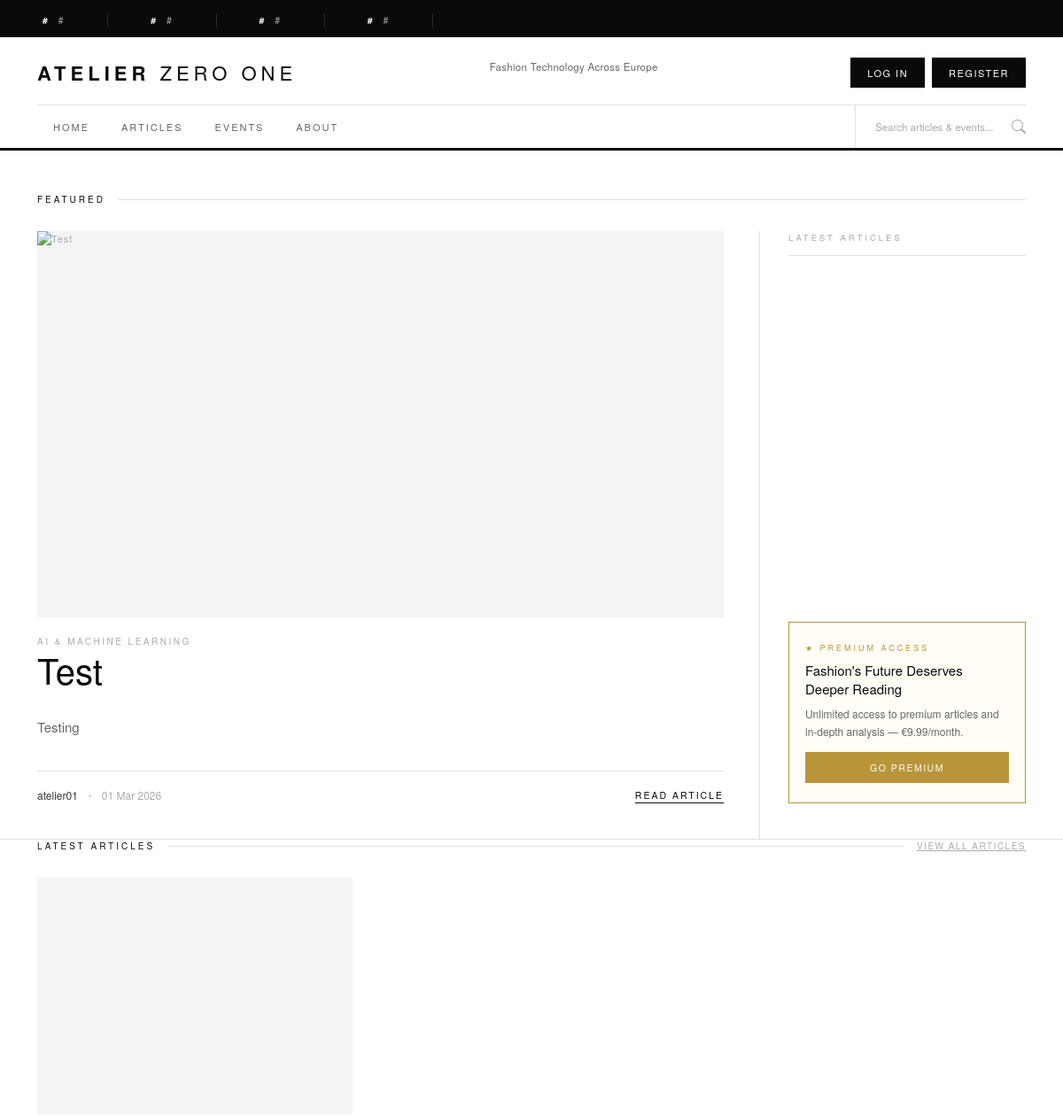
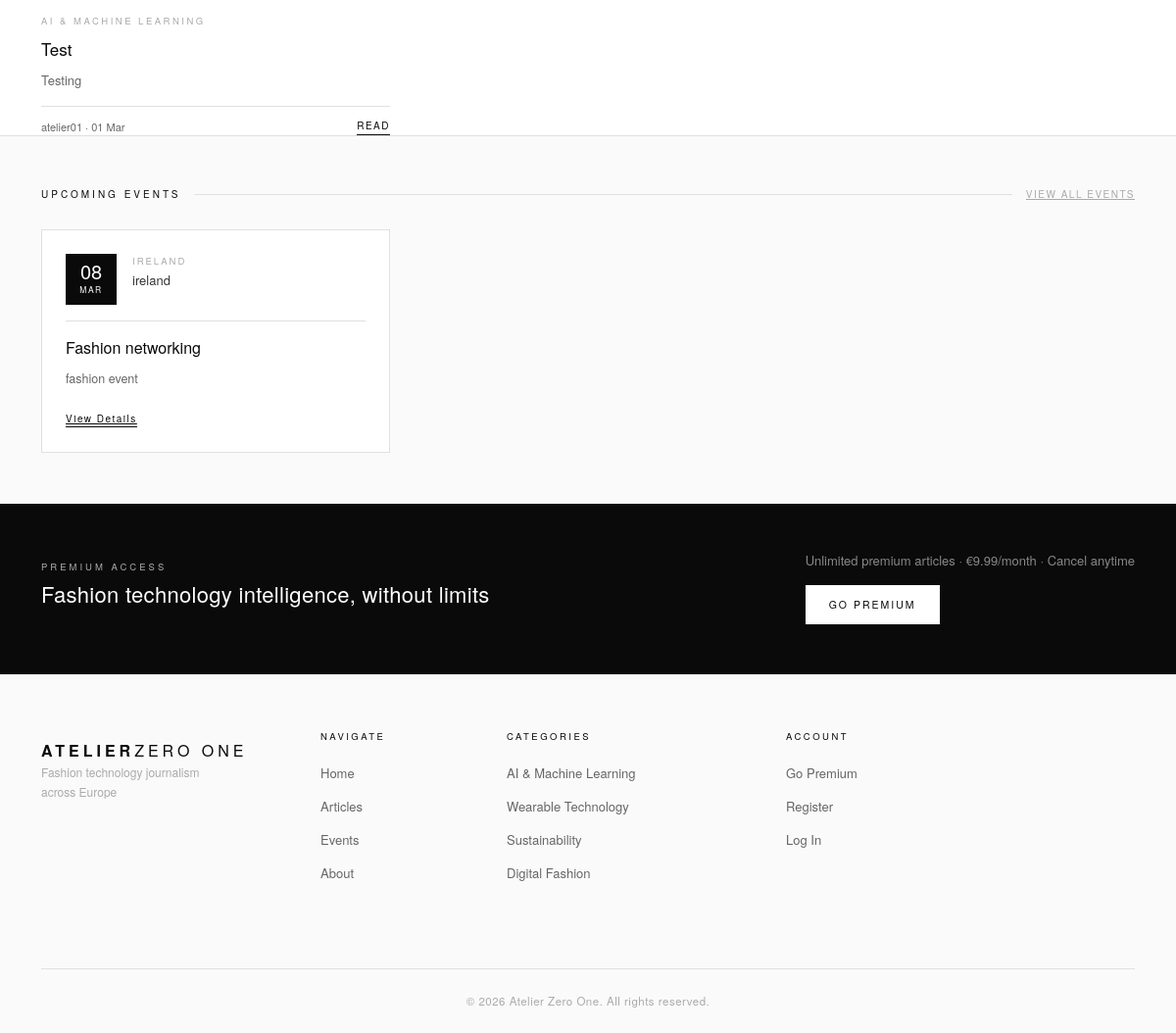
The page / on the database its author committed (2 pictures, top to bottom).
### articles/models.py (models this page shows, shortened)
class Article(models.Model):
    title = models.CharField(max_length=200)
    slug = models.SlugField(unique=True)
    author = models.ForeignKey(
        User, on_delete=models.SET_NULL,
        null=True, blank=True, related_name='articles'
    )
    category = models.ForeignKey(
        Category, on_delete=models.SET_NULL,
        null=True, blank=True, related_name='articles'
    )
    body = models.TextField()
    excerpt = models.TextField(max_length=300, blank=True)
    image = CloudinaryField('image', blank=True, null=True)
    is_premium = models.BooleanField(default=False)
    is_published = models.BooleanField(default=False)
    published_at = models.DateTimeField(null=True, blank=True)
    created_at = models.DateTimeField(auto_now_add=True)
    updated_at = models.DateTimeField(auto_now=True)
    class Meta:
        ordering = ['-published_at']

class Category(models.Model):
    name = models.CharField(max_length=100)
    slug = models.SlugField(unique=True)
    description = models.TextField(blank=True)
    class Meta:
        verbose_name_plural = 'Categories'
        ordering = ['name']
    def __str__(self):
        return self.name

### events/models.py (models this page shows, shortened)
class Event(models.Model):
    title = models.CharField(max_length=200)
    slug = models.SlugField(unique=True)
    description = models.TextField()
    event_date = models.DateTimeField()
    location = models.CharField(max_length=200)
    country = models.CharField(max_length=100)
    website_url = models.URLField(blank=True)
    image = CloudinaryField('image', blank=True, null=True)
    is_published = models.BooleanField(default=False)
    created_at = models.DateTimeField(auto_now_add=True)
    class Meta:
        ordering = ['event_date']

### home/views.py (the view)
# urls.py: path('', views.index, name="home"),
def index(request):
    featured_articles = Article.objects.filter(
        is_published='True').order_by('-created_at')[:4]
    upcoming_events = Event.objects.all().order_by('event_date')[:3]
    context = {
        'featured_articles': featured_articles,
        'upcoming_events': upcoming_events,
    }
    return render(request, 'home/index.html', context)

### home/templates/home/index.html (shortened to what this page needs)
{% extends 'base.html' %}
{% load static %}
{% block extra_css %}
<link rel="stylesheet" href="{% static 'css/home.css' %}">
{% endblock %}
{% block content %}
<section class="hero-section">
    <div class="container">
        <div class="section-label-row">
            <span class="section-label">Featured</span>
            <span class="section-rule"></span>
        </div>
        <div class="hero-grid">
            {% if featured_articles %}
            {% with article=featured_articles.0 %}
            <div class="hero-main">
                {% if article.image %}
                    <img src="{{ article.image.url }}" alt="{{ article.title }}" class="hero-img">
                {% else %}
                    <div class="hero-img">Featured Image</div>
                {% endif %}
                <div>
                    <div class="hero-kicker">{{ article.category }}</div>
                    <h1 class="hero-title">
                        <a href="{% url 'articles:article_detail' article.slug %}">{{ article.title }}</a>
                    </h1>
                </div>
                <p class="hero-excerpt">{{ article.excerpt }}</p>
                <div class="hero-footer">
                    <div class="hero-meta">
                        <span class="author">{{ article.author }}</span>
                        <span class="dot"></span>
                        <span>{{ article.created_at|date:"d M Y" }}</span>
                    </div>
                    <a href="{% url 'articles:article_detail' article.slug %}" class="read-link">Read Article</a>
                </div>
            </div>
            {% endwith %}
            {% endif %}
            <div class="hero-sidebar">
                <div class="sidebar-hd">Latest Articles</div>
                {% if not request.user.is_authenticated %}
                <div class="premium-box">
                    <div class="premium-box-label">★ Premium Access</div>
                    <div class="premium-box-title">Fashion's Future Deserves Deeper Reading</div>
                    <p class="premium-box-text">Unlimited access to premium articles and in-depth analysis — €9.99/month.</p>
                    <a href="{% url 'subscriptions:subscription_page' %}" class="btn-gold">Go Premium</a>
                </div>
                {% endif %}
            </div>
        </div>
    </div>
</section>
<section class="articles-section">
    <div class="container">
        <div class="section-label-row">
            <span class="section-label">Latest Articles</span>
            <span class="section-rule"></span>
            <a href="{% url 'articles:article_list' %}" class="section-more">View All Articles</a>
        </div>
        <div class="row g-4">
            {% for article in featured_articles %}
            <div class="col-md-6 col-lg-4">
                <article class="article-card">
                    <div class="card-img">
                    </div>
                    <div class="card-cat">{{ article.category }}</div>
                    <h2 class="card-title">{{ article.title }}</h2>
                    <p class="card-excerpt">{{ article.excerpt }}</p>
                    <div class="card-footer-row">
                        <div class="card-meta"><span>{{ article.author }}</span> · {{ article.created_at|date:"d M" }}</div>
                        <a href="{% url 'articles:article_detail' article.slug %}" class="card-link">Read</a>
                    </div>
                </article>
            </div>
            {% empty %}
            <p>No articles yet.</p>
            {% endfor %}
        </div>
    </div>
</section>
<section class="events-section">
    <div class="container">
        <div class="section-label-row">
            <span class="section-label">Upcoming Events</span>
            <span class="section-rule"></span>
            <a href="{% url 'events:event_list' %}" class="section-more">View All Events</a>
        </div>
        <div class="row g-4">
            {% for event in upcoming_events %}
            <div class="col-md-6 col-lg-4">
                <div class="event-card">
                    <div class="event-date-block">
                        <div class="event-date-box">
                            <span class="event-day">{{ event.event_date|date:"d" }}</span>
                            <span class="event-month">{{ event.event_date|date:"M" }}</span>
                        </div>
                        <div class="event-location-info">
                            <div class="event-country">{{ event.country }}</div>
                            <div class="event-venue">{{ event.location }}</div>
                        </div>
                    </div>
                    <h3 class="event-title">{{ event.title }}</h3>
                    <p class="event-desc">{{ event.description|truncatewords:30 }}</p>
                    <div class="event-footer">
                        <a href="{% url 'events:event_detail' event.slug %}" class="event-link">View Details</a>
                    </div>
                </div>
            </div>
            {% empty %}
            <p>No upcoming events.</p>
            {% endfor %}
        </div>
    </div>
</section>
{% if not request.user.is_authenticated %}
<section class="newsletter-stripe">
    <div class="container newsletter-inner">
        <div class="newsletter-copy">
            <div class="newsletter-eyebrow">Premium Access</div>
            <h2 class="newsletter-headline">Fashion technology intelligence, without limits</h2>
        </div>
        <div>
            <p style="color:#888; font-size:13px; margin-bottom:16px;">Unlimited premium articles · €9.99/month · Cancel anytime</p>
            <a href="{% url 'subscriptions:subscription_page' %}" class="newsletter-submit">Go Premium</a>
        </div>
    </div>
</section>
{% endif %}
{% endblock %}

### static/css/base.css (style rules this page uses)
:root { --black: #0a0a0a; --white: #ffffff; --grey-50: #fafafa; --grey-100: #f4f4f4; --grey-200: #e8e8e8; --grey-300: #d0d0d0; --grey-400: #aaaaaa; --grey-600: #666666; --grey-800: #333333; --border: #e0e0e0; --gold: #b8953a; --gold-light: #fffdf5; }
body { display: flex; flex-direction: column; min-height: 100vh; font-family: 'Helvetica Neue', Helvetica, Arial, sans-serif; }
.section-label-row { display: flex; align-items: center; gap: 14px; margin-bottom: 28px; }
.section-label { font-size: 10px; letter-spacing: 3px; text-transform: uppercase; color: var(--black); font-weight: 500; white-space: nowrap; }
.section-rule { flex: 1; height: 1px; background: var(--border); }
.section-more { font-size: 10px; letter-spacing: 1.5px; text-transform: uppercase; color: var(--grey-400); white-space: nowrap; transition: color 0.2s; }
.article-card { display: flex; flex-direction: column; height: 100%; cursor: pointer; transition: transform 0.25s ease; }
.card-img { width: 100%; aspect-ratio: 4 / 3; background: var(--grey-100); margin-bottom: 16px; display: flex; align-items: center; justify-content: center; color: var(--grey-400); font-size: 10px; letter-spacing: 1px; position: relative; overflow: hidden; object-fit: cover; }
.card-cat { font-size: 9.5px; letter-spacing: 2.5px; text-transform: uppercase; color: var(--grey-400); margin-bottom: 9px; }
.card-title { font-size: 17px; font-weight: 400; line-height: 1.4; color: var(--black); margin-bottom: 10px; transition: opacity 0.2s; }
.card-excerpt { font-size: 13px; color: var(--grey-600); line-height: 1.7; font-weight: 300; margin-bottom: 14px; flex: 1; }
.card-footer-row { display: flex; align-items: center; justify-content: space-between; padding-top: 12px; border-top: 1px solid var(--border); margin-top: auto; }
.card-meta { font-size: 11px; color: var(--grey-400); }
.card-meta span { color: var(--grey-600); }
.card-link { font-size: 10px; letter-spacing: 1.5px; text-transform: uppercase; color: var(--black); border-bottom: 1px solid var(--black); padding-bottom: 1px; transition: opacity 0.2s; text-decoration: none; }
.events-section { padding: 52px 0; border-top: 1px solid var(--border); background: var(--grey-50); }
.event-card { background: var(--white); border: 1px solid var(--border); padding: 24px; display: flex; flex-direction: column; height: 100%; cursor: pointer; transition: transform 0.25s ease, box-shadow 0.25s ease; }
.event-date-block { display: flex; align-items: flex-start; gap: 16px; margin-bottom: 16px; padding-bottom: 16px; border-bottom: 1px solid var(--border); }
.event-date-box { background: var(--black); color: var(--white); width: 52px; height: 52px; display: flex; flex-direction: column; align-items: center; justify-content: center; flex-shrink: 0; }
.event-day { font-size: 20px; font-weight: 300; line-height: 1; }
.event-month { font-size: 8.5px; letter-spacing: 1.5px; text-transform: uppercase; margin-top: 2px; }
.event-location-info { flex: 1; }
.event-country { font-size: 9.5px; letter-spacing: 2px; text-transform: uppercase; color: var(--grey-400); margin-bottom: 3px; }
.event-venue { font-size: 13px; color: var(--grey-800); }
.event-title { font-size: 16px; font-weight: 400; line-height: 1.4; color: var(--black); margin-bottom: 10px; }
.event-desc { font-size: 12.5px; color: var(--grey-600); line-height: 1.65; font-weight: 300; flex: 1; margin-bottom: 16px; }
.event-link { font-size: 10px; letter-spacing: 1.5px; text-transform: uppercase; color: var(--black); border-bottom: 1px solid var(--black); padding-bottom: 1px; transition: opacity 0.2s; text-transform: none; }
.card-img { width: 100%; aspect-ratio: 4 / 3; background: var(--grey-100); margin-bottom: 16px; display: flex; align-items: center; justify-content: center; color: var(--grey-400); font-size: 10px; letter-spacing: 1px; position: relative; overflow: hidden; }
.card-title { font-size: 17px; font-weight: 400; line-height: 1.4; color: var(--black); margin-bottom: 10px; }
.card-meta { font-size: 11px; color: var(--grey-600); }

### rows shown on the page
Article: category "AI & MACHINE LEARNING", title "Test", excerpt "Testing", author "atelier01", created_at "01 Mar 2026", created_at "01 Mar"
Event: event_date "08", event_date "MAR", country "IRELAND", location "ireland", title "Fashion networking", description "fashion event"
